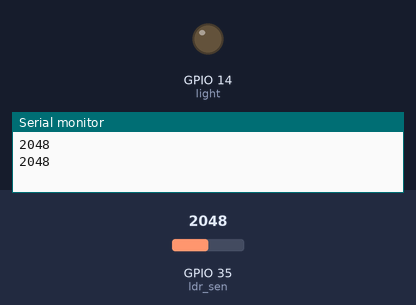
A sketch run on a simulated ESP32. On the bench: output pins drawn as LEDs (lit = HIGH), the last lines printed to the serial monitor. The test bench sets the inputs (shaded band); at power-on: GPIO 35 (ldr_sen) = 2048.

Above: at 1.8 s.
1.9 s: GPIO 35 (ldr_sen) set to 4095
At 2.4 s:
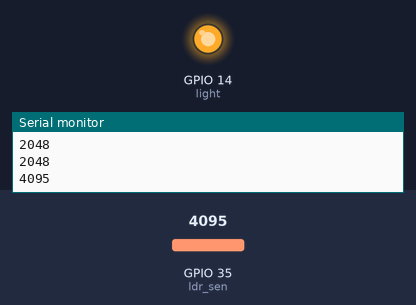
3.5 s: GPIO 35 (ldr_sen) set to 3603
At 5.1 s:
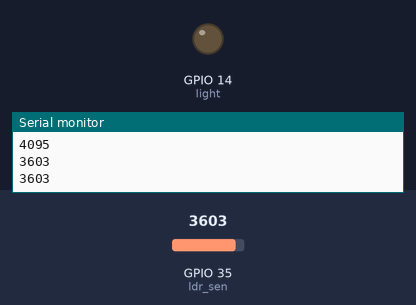
Timing chart, 0 to 6.6 s (numbered marks = the images above; inputs shaded):
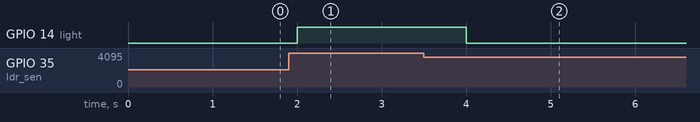

The sketch:

ldr.ino
```cpp
int ldr_sen = 35;
#define light 14

void setup()
{
    Serial.begin(9600);
    pinMode(ldr_sen, INPUT);
    pinMode(light, OUTPUT);
}

void loop()
{
    int sensorValue = analogRead(ldr_sen);
    Serial.println(sensorValue);
    if (sensorValue == 4095)
        digitalWrite(light, HIGH);
    else
        digitalWrite(light, LOW);
    delay(1000);
}
```

Measured:
- after the input at 1.9 s, GPIO 14 (light): LOW → HIGH after 0.10 s
- after the input at 3.5 s, GPIO 14 (light): HIGH → LOW after 0.50 s
